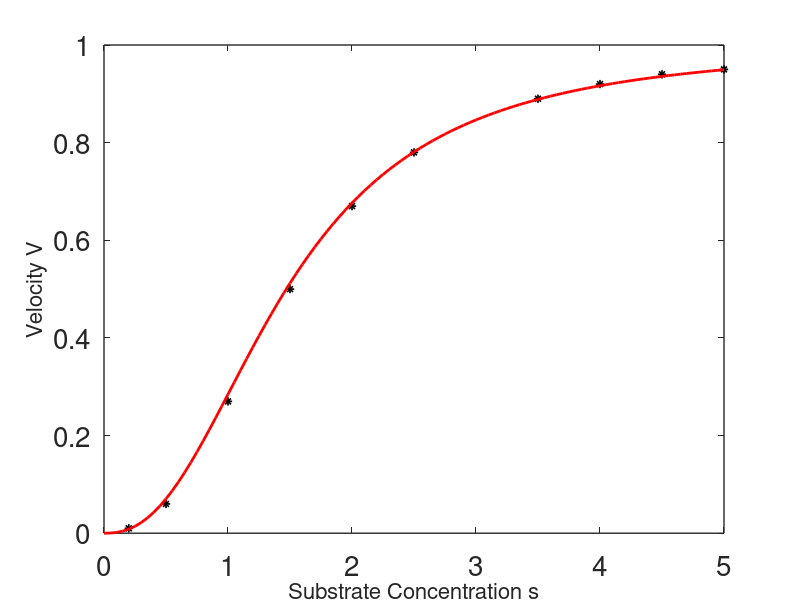
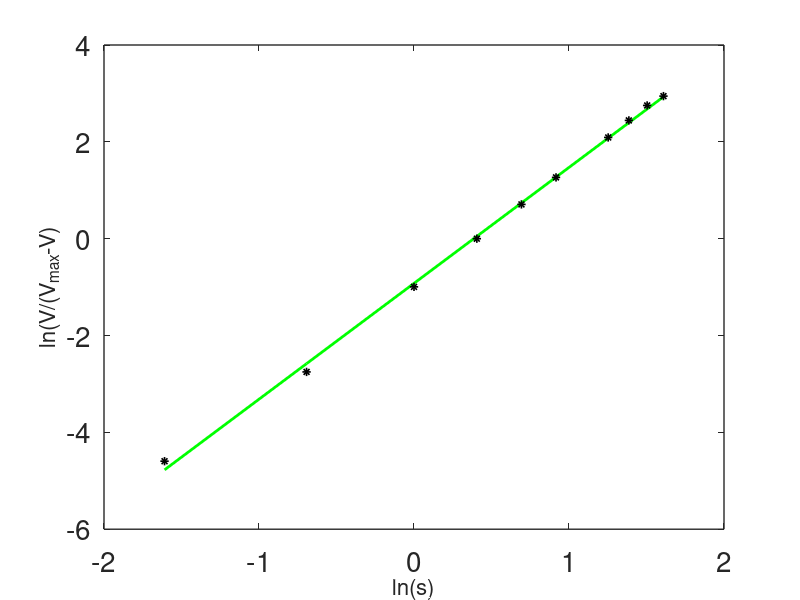

These figures' MATLAB source, in order: (Note: this script raises an error after producing the figures.)
clear all
close all
clc


 set(0,                           ...
   'defaultaxesfontsize', 20,   ...
   'defaultaxeslinewidth', 1.0, ...
   'defaultlinelinewidth', 1.2, ...
   'defaultpatchlinewidth', 0.7);
   S=[.2;.5;1;1.5;2;2.5;3.5;4;4.5;5];
vmax = 1;
V=[.01;.060;.27;.50;.67;.78;.89;.92;.94;.95];
G=log(V./(1-V));
ls=log(S);

p=polyfit(ls,G,1)  % find a linear fir to G vs log(S)
Km = exp(-p(2)/p(1))
f=p(1)*ls+p(2);

s=[0:100]/20;
n=p(1)
km = exp(-p(2));
gv=s.^n./(s.^n+km);
figure(1);
plot(S,V,'k*',s,gv,'r','linewidth',2)
xlabel('Substrate Concentration s','fontsize',16)
ylabel('Velocity V','fontsize',16)

f=p(1)*ls+p(2);
figure(2);
plot(ls,f,'g','linewidth',2)
hold on
plot(ls,G,'k*')
xlabel('ln(s)','fontsize',16);
ylabel('ln(V/(V_{max}-V)','fontsize',16)
Km=exp(-b(1)/b(2))
